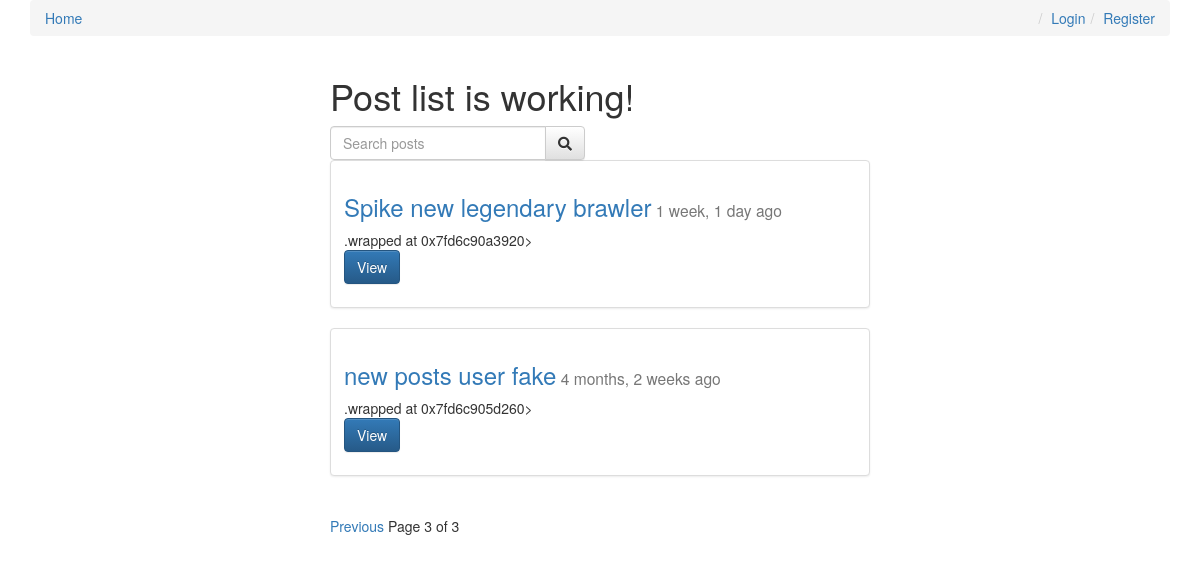
/?page=3, run on the app's committed database.
### posts/models.py (models this page shows, shortened)
class Post(models.Model):
    user = models.ForeignKey(settings.AUTH_USER_MODEL, default=1)
    title = models.CharField(max_length=255)
    slug = models.SlugField(unique=True)
    image = models.ImageField(upload_to=upload_location,
            null=True,
            blank=True,
            width_field="width_field",
            height_field="height_field")
    height_field = models.IntegerField(default=0)
    width_field = models.IntegerField(default=0)
    content = models.TextField()
    draft = models.BooleanField(default=False)
    publish = models.DateField(auto_now=False, auto_now_add=False)
    read_time = models.IntegerField(default=0) # models.TimeField(null=True, blank=True)
    updated = models.DateTimeField(auto_now=True, auto_now_add=False)
    timestamp = models.DateTimeField(auto_now=False, auto_now_add=True)
    objects = PostManager()
    def get_absolute_url(self):
        return reverse("posts:detail", kwargs={"slug": self.slug})
    def get_markdown(self):
        content = self.content
        markdown_text = markdown(content)
        return mark_safe(markdown_text)

### posts/views.py (the view, shortened to what this page needs)
# urls.py: url(r'^$', post_list, name='list'),
def post_list(request):
    today = timezone.now().date()
    queryset_list = Post.objects.active() # filter(draft=False).filter(publish__lte=timezone.now()) #all().order_by("-timestamp")
    if request.user.is_staff or not request.user.is_superuser:
        queryset_list = Post.objects.all()
    query = request.GET.get("q")
    paginator = Paginator(queryset_list, 2)
    page_request_var = "page"
    page = request.GET.get(page_request_var)
    try:
        queryset = paginator.page(page)
    except PageNotAnInteger:
        queryset = paginator.page(1)
    except EmptyPage:
        queryset = paginator.page(paginator.num_pages)
    context = {
        "object_list": queryset,
        "title": "Post list is working!",
        "page_request_var": page_request_var,
        "today": today,
    }
    return render(request, "post_list.html", context)

### posts/models.py (called while the page is built)
    def active(self, *args, **kwargs):
        return super(PostManager, self).filter(draft=False).filter(publish__lte=timezone.now())

### templates/post_list.html (shortened to what this page needs)
{% extends "base.html" %}
{% block content %}
<div class="col-sm-6 col-sm-offset-3">
  <h1>{{ title }}</h1>
  <form class="row" method="GET" action="">
    <div class="col-sm-6">
      <div class="input-group">
        <input class="form-control" type="text" name="q" placeholder="Search posts" value="{{ request.GET.q }}">
        <span class="input-group-btn">
          <button class="btn btn-default" type="submit"><i class="fa fa-search"></i></button>
        </span>
    </div>
  </div>
  </form>
  {% for obj in object_list %}
    <div class="row">
      <div class="col-sm-12">
        <div class="thumbnail">
          <div class="caption post-detail-item">
            <h3>
              <a href='{{ obj.get_absolute_url }}'>{{ obj.title }}</a><small> {{ obj.publish | timesince }} ago</small>
            </h3>
            {{ obj.get_markdown|safe }}
            <p><a href="{{ obj.get_absolute_url }}" class="btn btn-primary" role="button">View</a></p>
          </div>
        </div>
      </div>
    </div>
  {% endfor %}
  <div class="pagination">
    <span class="step-links">
      {% if object_list.has_previous %}
        <a href="?{{ page_request_var }}={{ object_list.previous_page_number }}{% if request.GET.q %}&q={{ request.GET.q }}{% endif %}">Previous</a>
      {% endif %}
      <span class="current">
        Page {{ object_list.number }} of {{ object_list.paginator.num_pages }}
      </span>
    </span>
  </div>
</div>
{% endblock content %}

### data on the page
Post: title "Spike new legendary brawler", publish "1 week, 1 day", get_markdown ".wrapped at 0x7fd6c90a3920>"
Post: title "new posts user fake", publish "4 months, 2 weeks", get_markdown ".wrapped at 0x7fd6c905d260>"

### other printed values
{{ title }} "Post list is working!"
{{ object_list.number }} "3"
{{ object_list.paginator.num_pages }} "3"
